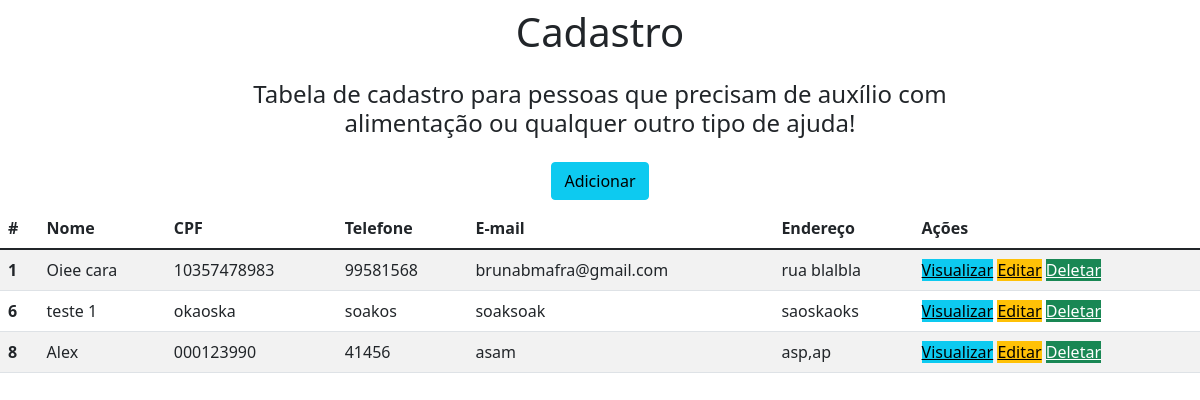
The page / on the database its author committed.
### blog/models.py (models this page shows)
class Assist(models.Model):
    nome = models.CharField(max_length=30)
    cpf = models.CharField(max_length=11)
    telefone = models.CharField(max_length=30)
    email = models.CharField(max_length=30)
    endereco = models.CharField(max_length=50)

### blog/views.py (the view)
# urls.py: 2. Add a URL to urlpatterns:  path('', views.home, name='home')
def home(request):
     data = {}
     data['db'] = Assist.objects.all()
     return render(request, 'Index.html', data)

### blog/Templates/Index.html (shortened to what this page needs)
<!DOCTYPE html>
<html lang="en">
<head>
    <link href="https://cdn.jsdelivr.net/npm/bootstrap@5.1.3/dist/css/bootstrap.min.css" rel="stylesheet"
>
</head>
<body>
<div class="col-8 m-auto pt-2 pb-2 text-center">
    <h1> Cadastro </h1>
</div>
<div class="col-8 m-auto pt-2 pb-2 text-center">
    <h4> Tabela de cadastro para pessoas que precisam de auxílio com alimentação ou qualquer outro tipo de ajuda! </h4>
</div>
  <div class="col-8 m-auto pt-2 pb-2 text-center">
    <a href="/Formulario" class="btn btn-info"> Adicionar </a>
</div>
    <table class="table table-striped">
  <thead>
    <tr>
      <th scope="col">#</th>
      <th scope="col">Nome</th>
      <th scope="col">CPF</th>
      <th scope="col">Telefone</th>
      <th scope="col">E-mail</th>
      <th scope="col">Endereço</th>
      <th scope="col">Ações</th>
    </tr>
  </thead>
  <tbody>
    {% for dbs in db %}
    <tr>
      <th>{{dbs.id}}</th>
      <td>{{dbs.nome}}</td>
      <td>{{dbs.cpf}}</td>
      <td>{{dbs.telefone}}</td>
      <td>{{dbs.email}}</td>
      <td>{{dbs.endereco}}</td>
        <td>
            <a href="/view/{{dbs.id}}/" class="'btn btn-info"> Visualizar</a>
            <a href="/edit/{{dbs.id}}/" class="'btn btn-warning"> Editar</a>
            <a href="/delete/{{dbs.id}}/" class="'btn btn-success" onclick="return confirm('Você tem certeza que deseja apagar esse item?')">Deletar</a>
            {% load static %}
        </td>
    </tr>
  {% endfor %}
  </tbody>
</table>
</body>
</html>

### rows shown on the page
Assist: id "1", nome "Oiee cara", cpf "10357478983", telefone "99581568", email "brunabmafra@gmail.com", endereco "rua blalbla"
Assist: id "6", nome "teste 1", cpf "okaoska", telefone "soakos", email "soaksoak", endereco "saoskaoks"
Assist: id "8", nome "Alex", cpf "000123990", telefone "41456", email "asam", endereco "asp,ap"
